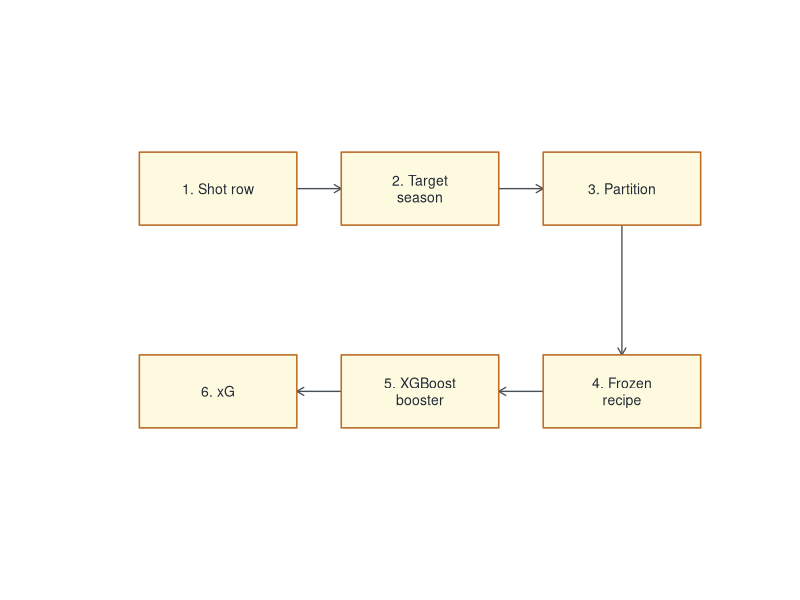
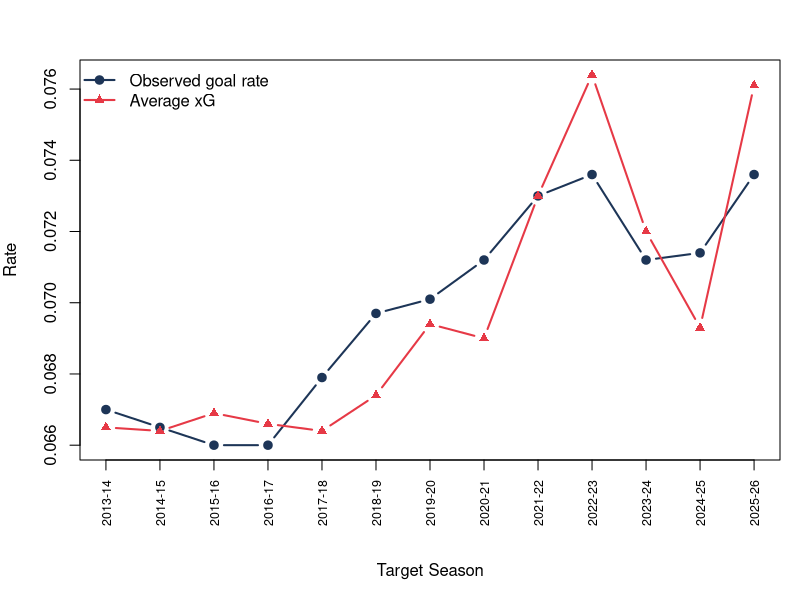

Generate these figures, in order, with R:
## ---- chunk 1
knitr::opts_chunk$set(
  collapse = TRUE,
  comment = '#>',
  fig.align = 'center',
  out.width = '92%',
  fig.width = 7,
  fig.height = 4.5
)

make_table <- function(x, caption, digits = 3) {
  knitr::kable(x, caption = caption, digits = digits)
}
## ---- chunk 2
partition_table <- data.frame(
  partition = c('sd', 'ev', 'pp', 'sh', 'en', 'ps'),
  name = c(
    'Standard 5v5',
    'Other even strength',
    'Power play',
    'Short-handed',
    'Empty net',
    'Penalty shot / shootout'
  ),
  rows_sent_there = c(
    'Regulation 5v5 shots with both goalies in net, plus safe fallbacks.',
    'Remaining even-strength shots such as 4v4 and 3v3.',
    'Shots where the shooting team has a skater advantage.',
    'Shots where the shooting team has fewer skaters.',
    'Shots at an empty opposing net.',
    'Penalty-shot and shootout-style one-on-one attempts.'
  ),
  stringsAsFactors = FALSE
)
make_table(
  partition_table,
  caption = 'Shot partitions used by calculate_expected_goals().'
)
## ---- chunk 3
steps <- c(
  'Shot row',
  'Target season',
  'Partition',
  'Frozen recipe',
  'XGBoost booster',
  'xG'
)
box_x <- c(1, 2, 3, 3, 2, 1)
box_y <- c(2, 2, 2, 1, 1, 1)
box_w <- 0.78
box_h <- 0.36
draw_box <- function(x, y, label, number) {
  wrapped_label <- paste(strwrap(paste0(number, '. ', label), width = 16), collapse = '\n')
  graphics::rect(
    xleft   = x - box_w / 2,
    ybottom = y - box_h / 2,
    xright  = x + box_w / 2,
    ytop    = y + box_h / 2,
    col     = '#fefae0',
    border  = '#bc6c25',
    lwd     = 1.5
  )
  graphics::text(
    x      = x,
    y      = y,
    labels = wrapped_label,
    cex    = 0.84,
    col    = '#1f2933'
  )
}
draw_arrow <- function(i, j) {
  x0 <- box_x[i]
  y0 <- box_y[i]
  x1 <- box_x[j]
  y1 <- box_y[j]
  graphics::arrows(
    x0     = x0 + sign(x1 - x0) * box_w / 2,
    y0     = y0 + sign(y1 - y0) * box_h / 2,
    x1     = x1 - sign(x1 - x0) * box_w / 2,
    y1     = y1 - sign(y1 - y0) * box_h / 2,
    length = 0.08,
    lwd    = 1.3,
    col    = '#495057'
  )
}
graphics::plot(
  NA_real_,
  NA_real_,
  type = 'n',
  axes = FALSE,
  xlab = '',
  ylab = '',
  xlim = c(0.45, 3.55),
  ylim = c(0.55, 2.45)
)
for (i in seq_len(length(steps) - 1L)) {
  draw_arrow(i, i + 1L)
}
for (i in seq_along(steps)) {
  draw_box(box_x[i], box_y[i], steps[i], i)
}
## ---- chunk 4
feature_table <- data.frame(
  family = c(
    'Shot geometry',
    'Shot location bins',
    'Previous-event movement',
    'Rush and rebound context',
    'Game state',
    'Strength state',
    'Shooter and goalie biometrics',
    'Shift timing',
    'Shootout counters'
  ),
  examples = c(
    'x/y, normalized x/y, distance, angle',
    'slot, net-front, point, flank, perimeter indicators',
    'delta seconds, delta x/y, delta distance, delta angle',
    'isRush, isRebound, createdRebound, previous event type',
    'score differential, cumulative shots/Fenwick/Corsi',
    'skater counts, manpower differential, empty-net flags',
    'height, weight, handedness where available',
    'seconds elapsed/remaining in shift for on-ice players',
    'attempt order for one-on-one partitions'
  ),
  stringsAsFactors = FALSE
)
make_table(
  feature_table,
  caption = 'Feature families used by the xG models.'
)
## ---- chunk 5
training_table <- data.frame(
  target_vintage = c('2013-14', '2018-19', '2023-24', '2026-27 deployment'),
  training_window = c(
    'Earliest supported historical window',
    '2015-16, 2016-17, 2017-18',
    '2020-21, 2021-22, 2022-23',
    '2023-24, 2024-25, 2025-26'
  ),
  note = c(
    'Uses the earliest supported vintage behavior.',
    'Example completed rolling vintage.',
    'Example modern completed rolling vintage.',
    'Latest deployment model used for future/default scoring.'
  ),
  stringsAsFactors = FALSE
)
make_table(
  training_table,
  caption = 'Examples of rolling training windows.'
)
## ---- chunk 6
deployment_training <- data.frame(
  partition = c('sd', 'ev', 'pp', 'sh', 'en', 'ps'),
  train_seasons = rep('2023-24, 2024-25, 2025-26', 6),
  rows = c(283688, 7654, 59254, 8186, 2891, 2027),
  goals = c(16881, 813, 5678, 595, 1596, 645),
  goal_rate = c(0.0595, 0.1062, 0.0958, 0.0727, 0.5521, 0.3182),
  stringsAsFactors = FALSE
)
make_table(
  deployment_training,
  caption = 'Training volume for the shipped 2026-27 deployment vintage.',
  digits = 4
)
## ---- chunk 7
season_results <- data.frame(
  season = c(
    '2013-14', '2014-15', '2015-16', '2016-17', '2017-18',
    '2018-19', '2019-20', '2020-21', '2021-22', '2022-23',
    '2023-24', '2024-25', '2025-26'
  ),
  rows = c(
    112051, 110922, 110263, 111708, 120543, 118438, 105028,
    79111, 122341, 122701, 123126, 120445, 120129
  ),
  goal_rate = c(
    0.0670, 0.0665, 0.0660, 0.0660, 0.0679, 0.0697, 0.0701,
    0.0712, 0.0730, 0.0736, 0.0712, 0.0714, 0.0736
  ),
  xg_rate = c(
    0.0665, 0.0664, 0.0669, 0.0666, 0.0664, 0.0674, 0.0694,
    0.0690, 0.0730, 0.0764, 0.0720, 0.0693, 0.0761
  ),
  roc_auc = c(
    0.7868, 0.7807, 0.7814, 0.7767, 0.7793, 0.7790, 0.7791,
    0.7843, 0.7756, 0.7685, 0.7737, 0.7812, 0.7945
  ),
  calibration_ratio = c(
    1.0065, 1.0011, 0.9876, 0.9918, 1.0224, 1.0328, 1.0093,
    1.0332, 1.0012, 0.9626, 0.9899, 1.0309, 0.9669
  ),
  stringsAsFactors = FALSE
)
make_table(
  season_results,
  caption = 'Completed-season xG evaluation by target season.',
  digits = 4
)
## ---- chunk 8
old_par <- graphics::par(no.readonly = TRUE)
graphics::par(mar = c(7, 4, 3, 1))
graphics::plot(
  seq_len(nrow(season_results)),
  season_results[['goal_rate']],
  type = 'b',
  pch = 19,
  lwd = 2,
  col = '#1d3557',
  xaxt = 'n',
  ylim = range(c(season_results[['goal_rate']], season_results[['xg_rate']])),
  xlab = '',
  ylab = 'Rate'
)
graphics::lines(
  seq_len(nrow(season_results)),
  season_results[['xg_rate']],
  type = 'b',
  pch = 17,
  lwd = 2,
  col = '#e63946'
)
graphics::axis(
  side = 1,
  at = seq_len(nrow(season_results)),
  labels = season_results[['season']],
  las = 2,
  cex.axis = 0.75
)
graphics::mtext('Target Season', side = 1, line = 5)
graphics::legend(
  'topleft',
  legend = c('Observed goal rate', 'Average xG'),
  col = c('#1d3557', '#e63946'),
  pch = c(19, 17),
  lwd = 2,
  bty = 'n'
)
graphics::par(old_par)
